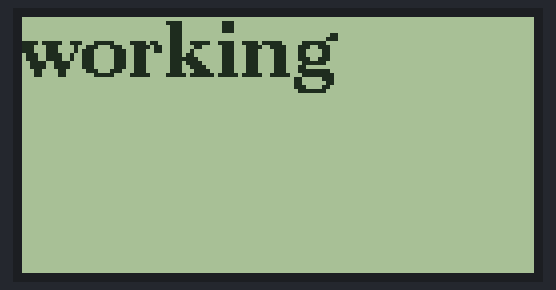
Bench run of a sketch on a simulated Arduino Uno, built with avr-gcc and run on an emulated ATmega328P. Shown: 128×64 one-colour display.

Above: at 1.1 s.

The sketch:

testlcd.ino
```cpp
#include <Arduino.h>
#include <U8g2lib.h>
#include <SPI.h>

U8G2_ST7920_128X64_1_HW_SPI u8g2(U8G2_R0, 17);

void setup(void) {
  u8g2.begin();
}

void loop(void) {
  u8g2.firstPage();
  do {
    u8g2.setFont(u8g2_font_ncenB14_tr);
    u8g2.drawStr(0,15,"working");
    delay(100);
  } while ( u8g2.nextPage() );
  delay(1000);
}
```
